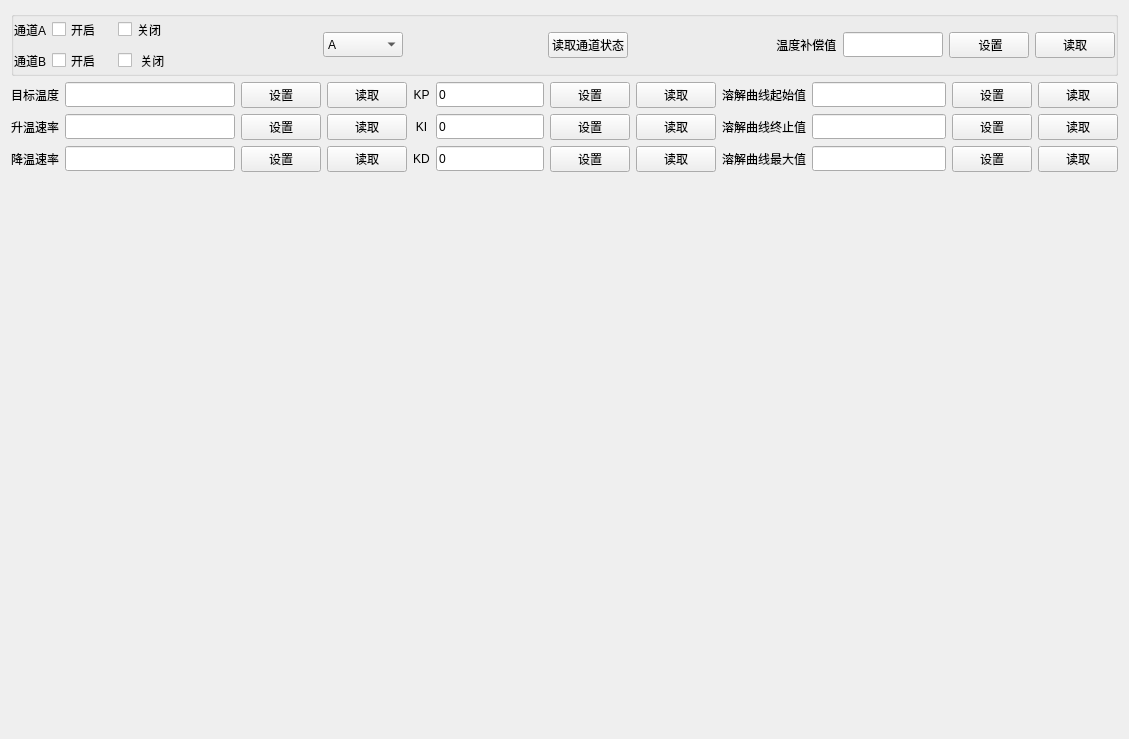
      <widget class="QWidget" name="tab_2">
       <attribute name="title">
        <string>温控模块</string>
       </attribute>
       <layout class="QGridLayout" name="gridLayout_4">
        <item row="0" column="0" colspan="4">
         <widget class="QGroupBox" name="groupBox_3">
          <property name="maximumSize">
           <size>
            <width>16777215</width>
            <height>160</height>
           </size>
          </property>
          <property name="title">
           <string/>
          </property>
          <layout class="QGridLayout" name="gridLayout_7">
           <property name="leftMargin">
            <number>0</number>
           </property>
           <property name="topMargin">
            <number>0</number>
           </property>
           <property name="rightMargin">
            <number>0</number>
           </property>
           <property name="bottomMargin">
            <number>0</number>
           </property>
           <item row="0" column="0" colspan="2">
            <layout class="QHBoxLayout" name="horizontalLayout_2">
             <item>
              <layout class="QGridLayout" name="gridLayout_2">
               <item row="0" column="1">
                <widget class="QCheckBox" name="Chb_passageway_open_A">
                 <property name="minimumSize">
                  <size>
                   <width>60</width>
                   <height>25</height>
                  </size>
                 </property>
                 <property name="text">
                  <string>开启</string>
                 </property>
                </widget>
               </item>
               <item row="0" column="2">
                <widget class="QCheckBox" name="Chb_passageway_close_A">
                 <property name="minimumSize">
                  <size>
                   <width>60</width>
                   <height>25</height>
                  </size>
                 </property>
                 <property name="text">
                  <string>关闭</string>
                 </property>
                </widget>
               </item>
               <item row="0" column="0">
                <widget class="QLabel" name="label_14">
                 <property name="text">
                  <string>通道A</string>
                 </property>
                </widget>
               </item>
               <item row="1" column="0">
                <widget class="QLabel" name="label">
                 <property name="text">
                  <string>通道B</string>
                 </property>
                </widget>
               </item>
               <item row="1" column="1">
                <widget class="QCheckBox" name="Chb_passageway_open_B">
                 <property name="minimumSize">
                  <size>
                   <width>0</width>
                   <height>25</height>
                  </size>
                 </property>
                 <property name="text">
                  <string>开启</string>
                 </property>
                </widget>
               </item>
               <item row="1" column="2">
                <widget class="QCheckBox" name="Chb_passageway_close_B">
                 <property name="minimumSize">
                  <size>
                   <width>0</width>
                   <height>25</height>
                  </size>
                 </property>
                 <property name="text">
                  <string> 关闭</string>
                 </property>
                </widget>
               </item>
              </layout>
             </item>
             <item>
              <spacer name="horizontalSpacer">
               <property name="orientation">
                <enum>Qt::Horizontal</enum>
               </property>
               <property name="sizeHint" stdset="0">
                <size>
                 <width>40</width>
                 <height>20</height>
                </size>
               </property>
              </spacer>
             </item>
             <item>
              <widget class="QComboBox" name="comboBox_T_Channel">
               <property name="minimumSize">
                <size>
                 <width>80</width>
                 <height>25</height>
                </size>
               </property>
               <item>
                <property name="text">
                 <string>A</string>
                </property>
               </item>
               <item>
                <property name="text">
                 <string>B</string>
                </property>
               </item>
              </widget>
             </item>
             <item>
              <spacer name="horizontalSpacer_5">
               <property name="orientation">
                <enum>Qt::Horizontal</enum>
               </property>
               <property name="sizeHint" stdset="0">
                <size>
                 <width>40</width>
                 <height>20</height>
                </size>
               </property>
              </spacer>
             </item>
             <item>
              <widget class="QPushButton" name="Btn_passageway_get">
               <property name="minimumSize">
                <size>
                 <width>0</width>
                 <height>25</height>
                </size>
               </property>
               <property name="text">
                <string>读取通道状态</string>
               </property>
              </widget>
             </item>
             <item>
              <spacer name="horizontalSpacer_4">
               <property name="orientation">
                <enum>Qt::Horizontal</enum>
               </property>
               <property name="sizeHint" stdset="0">
                <size>
                 <width>40</width>
                 <height>20</height>
                </size>
               </property>
              </spacer>
             </item>
             <item>
              <widget class="QLabel" name="label_18">
               <property name="text">
                <string> 温度补偿值</string>
               </property>
              </widget>
             </item>
             <item>
              <widget class="QLineEdit" name="Line_temp_comp_set">
               <property name="minimumSize">
                <size>
                 <width>0</width>
                 <height>25</height>
                </size>
               </property>
               <property name="maximumSize">
                <size>
                 <width>100</width>
                 <height>16777215</height>
                </size>
               </property>
              </widget>
             </item>
             <item>
              <widget class="QPushButton" name="Btn_temp_comp">
               <property name="minimumSize">
                <size>
                 <width>0</width>
                 <height>25</height>
                </size>
               </property>
               <property name="text">
                <string> 设置</string>
               </property>
              </widget>
             </item>
             <item>
              <widget class="QPushButton" name="Btn_temp_comp_get">
               <property name="minimumSize">
                <size>
                 <width>0</width>
                 <height>25</height>
                </size>
               </property>
               <property name="text">
                <string>读取</string>
               </property>
              </widget>
             </item>
            </layout>
           </item>
          </layout>
         </widget>
        </item>
        <item row="1" column="0">
         <layout class="QGridLayout" name="gridLayout_13">
          <item row="1" column="2">
           <widget class="QPushButton" name="Btn_temp_up">
            <property name="minimumSize">
             <size>
              <width>0</width>
              <height>25</height>
             </size>
            </property>
            <property name="text">
             <string>设置</string>
            </property>
           </widget>
          </item>
          <item row="2" column="1">
           <widget class="QLineEdit" name="Line_temp_down_set">
            <property name="minimumSize">
             <size>
              <width>0</width>
              <height>25</height>
             </size>
            </property>
           </widget>
          </item>
          <item row="2" column="2">
           <widget class="QPushButton" name="Btn_temp_down">
            <property name="minimumSize">
             <size>
              <width>0</width>
              <height>25</height>
             </size>
            </property>
            <property name="text">
             <string>设置</string>
            </property>
           </widget>
          </item>
          <item row="0" column="0">
           <widget class="QLabel" name="label_3">
            <property name="text">
             <string>目标温度</string>
            </property>
           </widget>
          </item>
          <item row="1" column="1">
           <widget class="QLineEdit" name="Line_temp_up_set">
            <property name="minimumSize">
             <size>
              <width>0</width>
              <height>25</height>
             </size>
            </property>
           </widget>
          </item>
          <item row="0" column="2">
           <widget class="QPushButton" name="Btn_temp_target">
            <property name="minimumSize">
             <size>
              <width>0</width>
              <height>25</height>
             </size>
            </property>
            <property name="text">
             <string>设置</string>
            </property>
           </widget>
          </item>
          <item row="1" column="0">
           <widget class="QLabel" name="label_29">
            <property name="text">
             <string>升温速率</string>
            </property>
           </widget>
          </item>
          <item row="2" column="0">
           <widget class="QLabel" name="label_68">
            <property name="text">
             <string>降温速率</string>
            </property>
           </widget>
          </item>
          <item row="1" column="3">
           <widget class="QPushButton" name="Btn_temp_up_get">
            <property name="text">
             <string>读取</string>
            </property>
           </widget>
          </item>
          <item row="0" column="1">
           <widget class="QLineEdit" name="Line_temp_target_set">
            <property name="minimumSize">
             <size>
              <width>0</width>
              <height>25</height>
             </size>
            </property>
           </widget>
          </item>
          <item row="0" column="3">
           <widget class="QPushButton" name="Btn_temp_target_get">
            <property name="text">
             <string>读取</string>
            </property>
           </widget>
          </item>
          <item row="2" column="3">
           <widget class="QPushButton" name="Btn_temp_down_get">
            <property name="text">
             <string>读取</string>
            </property>
           </widget>
          </item>
         </layout>
        </item>
        <item row="1" column="1" colspan="2">
         <layout class="QGridLayout" name="gridLayout_12">
          <item row="2" column="1">
           <widget class="QLineEdit" name="Line_KD_set">
            <property name="minimumSize">
             <size>
              <width>0</width>
              <height>25</height>
             </size>
            </property>
            <property name="text">
             <string>0</string>
            </property>
           </widget>
          </item>
          <item row="0" column="1">
           <widget class="QLineEdit" name="Line_KP_set">
            <property name="minimumSize">
             <size>
              <width>0</width>
              <height>25</height>
             </size>
            </property>
            <property name="text">
             <string>0</string>
            </property>
           </widget>
          </item>
          <item row="2" column="2">
           <widget class="QPushButton" name="Btn_KD">
            <property name="minimumSize">
             <size>
              <width>0</width>
              <height>25</height>
             </size>
            </property>
            <property name="text">
             <string>设置</string>
            </property>
           </widget>
          </item>
          <item row="1" column="0">
           <widget class="QLabel" name="label_74">
            <property name="text">
             <string>KI</string>
            </property>
            <property name="alignment">
             <set>Qt::AlignCenter</set>
            </property>
           </widget>
          </item>
          <item row="0" column="0">
           <widget class="QLabel" name="label_73">
            <property name="text">
             <string>KP</string>
            </property>
            <property name="alignment">
             <set>Qt::AlignCenter</set>
            </property>
           </widget>
          </item>
          <item row="1" column="2">
           <widget class="QPushButton" name="Btn_KI">
            <property name="minimumSize">
             <size>
              <width>0</width>
              <height>25</height>
             </size>
            </property>
            <property name="text">
             <string>设置</string>
            </property>
           </widget>
          </item>
          <item row="2" column="0">
           <widget class="QLabel" name="label_75">
            <property name="text">
             <string>KD</string>
            </property>
            <property name="alignment">
             <set>Qt::AlignCenter</set>
            </property>
           </widget>
          </item>
          <item row="1" column="1">
           <widget class="QLineEdit" name="Line_KI_set">
            <property name="minimumSize">
             <size>
              <width>0</width>
              <height>25</height>
             </size>
            </property>
            <property name="text">
             <string>0</string>
            </property>
           </widget>
          </item>
          <item row="0" column="2">
           <widget class="QPushButton" name="Btn_KP">
            <property name="minimumSize">
             <size>
              <width>0</width>
              <height>25</height>
             </size>
            </property>
            <property name="text">
             <string>设置</string>
            </property>
           </widget>
          </item>
          <item row="0" column="3">
           <widget class="QPushButton" name="Btn_KP_get">
            <property name="text">
             <string>读取</string>
            </property>
           </widget>
          </item>
          <item row="2" column="3">
           <widget class="QPushButton" name="Btn_KD_get">
            <property name="text">
             <string>读取</string>
            </property>
           </widget>
          </item>
          <item row="1" column="3">
           <widget class="QPushButton" name="Btn_KI_get">
            <property name="text">
             <string>读取</string>
            </property>
           </widget>
          </item>
         </layout>
        </item>
        <item row="1" column="3">
         <layout class="QGridLayout" name="gridLayout_14">
          <item row="1" column="1">
           <widget class="QLineEdit" name="Line_diss_curve_end_set">
            <property name="minimumSize">
             <size>
              <width>0</width>
              <height>25</height>
             </size>
            </property>
           </widget>
          </item>
          <item row="0" column="1">
           <widget class="QLineEdit" name="Line_diss_curve_start_set">
            <property name="minimumSize">
             <size>
              <width>0</width>
              <height>25</height>
             </size>
            </property>
           </widget>
          </item>
          <item row="1" column="0">
           <widget class="QLabel" name="label_70">
            <property name="text">
             <string>溶解曲线终止值</string>
            </property>
           </widget>
          </item>
          <item row="0" column="0">
           <widget class="QLabel" name="label_69">
            <property name="text">
             <string>溶解曲线起始值</string>
            </property>
           </widget>
          </item>
          <item row="0" column="2">
           <widget class="QPushButton" name="Btn_diss_curve_start">
            <property name="minimumSize">
             <size>
              <width>0</width>
              <height>25</height>
             </size>
            </property>
            <property name="text">
             <string>设置</string>
            </property>
           </widget>
          </item>
          <item row="2" column="1">
           <widget class="QLineEdit" name="Line_diss_curve_max_set">
            <property name="minimumSize">
             <size>
              <width>0</width>
              <height>25</height>
             </size>
            </property>
           </widget>
          </item>
          <item row="2" column="0">
           <widget class="QLabel" name="label_71">
            <property name="text">
             <string>溶解曲线最大值</string>
            </property>
           </widget>
          </item>
          <item row="2" column="2">
           <widget class="QPushButton" name="Btn_diss_curve_max">
            <property name="minimumSize">
             <size>
              <width>0</width>
              <height>25</height>
             </size>
            </property>
            <property name="text">
             <string>设置</string>
            </property>
           </widget>
          </item>
          <item row="1" column="3">
           <widget class="QPushButton" name="Btn_diss_curve_endget">
            <property name="text">
             <string>读取</string>
            </property>
           </widget>
          </item>
          <item row="2" column="3">
           <widget class="QPushButton" name="Btn_diss_curve_max_get">
            <property name="text">
             <string>读取</string>
            </property>
           </widget>
          </item>
          <item row="1" column="2">
           <widget class="QPushButton" name="Btn_diss_curve_end">
            <property name="minimumSize">
             <size>
              <width>0</width>
              <height>25</height>
             </size>
            </property>
            <property name="text">
             <string>设置</string>
            </property>
           </widget>
          </item>
          <item row="0" column="3">
           <widget class="QPushButton" name="Btn_diss_curve_start_get">
            <property name="text">
             <string>读取</string>
            </property>
           </widget>
          </item>
         </layout>
        </item>
        <item row="2" column="0" colspan="2">
         <widget class="QwtDriver" name="Wdg_T_mode" native="true">
          <property name="minimumSize">
           <size>
            <width>0</width>
            <height>550</height>
           </size>
          </property>
          <property name="styleSheet">
           <string notr="true"/>
          </property>
         </widget>
        </item>
        <item row="2" column="2" colspan="2">
         <widget class="QwtDriver" name="Wdg_T_mode_B" native="true">
          <property name="minimumSize">
           <size>
            <width>0</width>
            <height>550</height>
           </size>
          </property>
         </widget>
        </item>
       </layout>
      </widget>
